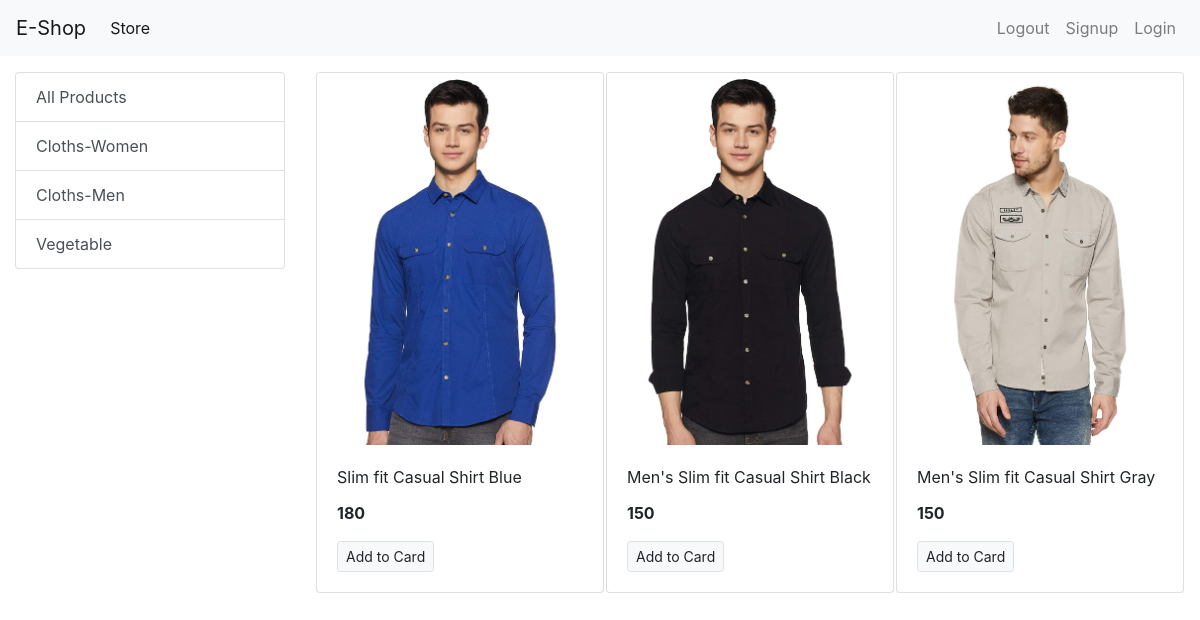
The page /?category=2 on the database as committed earlier.
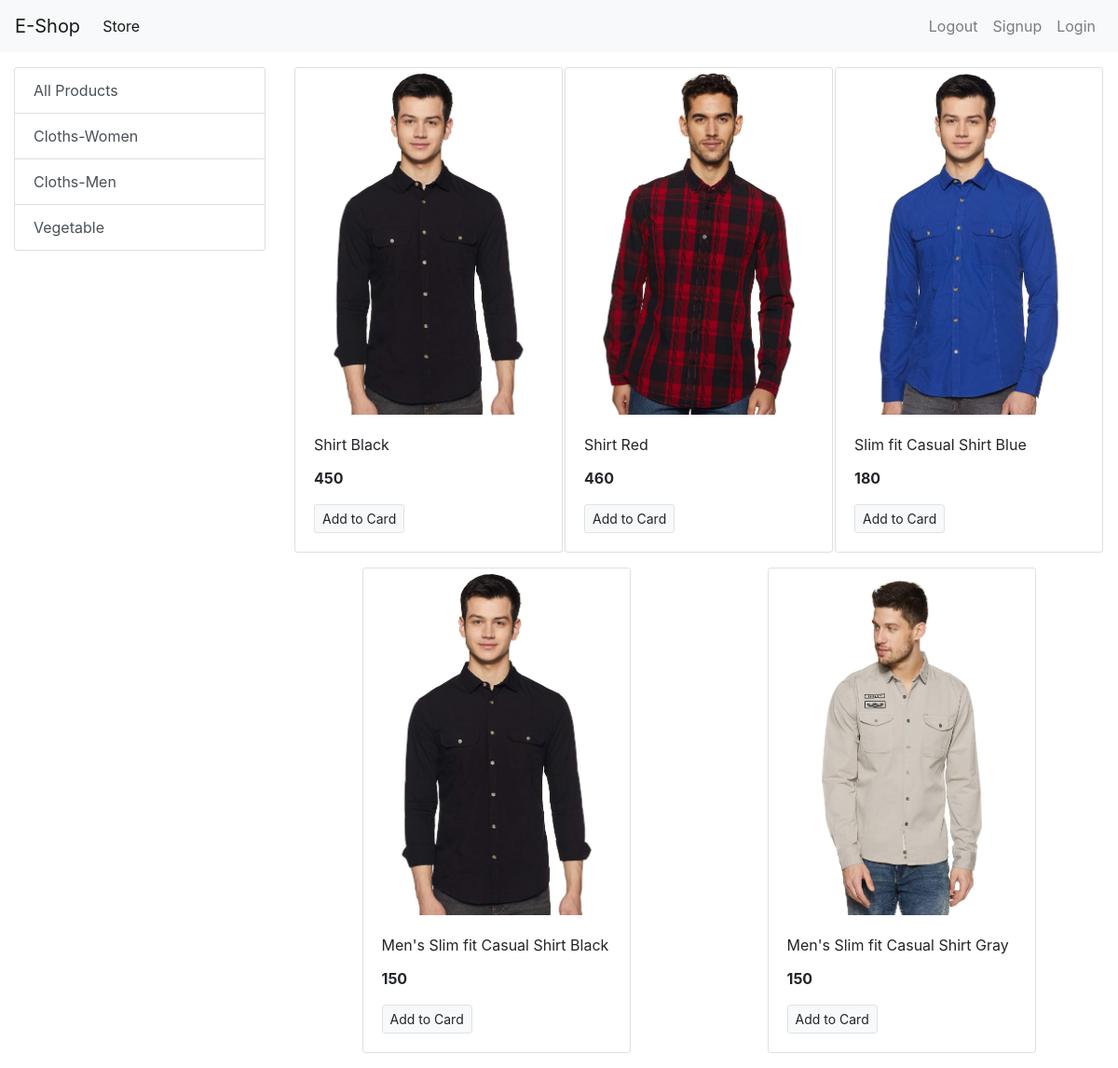
The same page on the database as committed later.
### store/models/category.py (models this page shows, shortened)
class Category(models.Model):
    name = models.CharField(max_length=20)
    @staticmethod
    def get_all_categories():
        return Category.objects.all()

### store/models/product.py (models this page shows, shortened)
class Product(models.Model):
    name = models.CharField(max_length=50)
    price = models.IntegerField(default=50)
    category = models.ForeignKey(Category, on_delete=models.CASCADE, default=1)
    description = models.CharField(max_length=200, default='', null=True, blank=True)
    image = models.ImageField(upload_to='uploads/products/')
    @staticmethod
    def get_all_products_by_categoryid(category_id):
        if category_id:
            return Product.objects.filter(category = category_id)
        else:
            return Product.get_all_products()

### store/views.py (the view)
# urls.py: path('', index),
def index(request):
    products = None
    categories = Category.get_all_categories()
    categoryID = request.GET.get('category')
    if categoryID:
        products = Product.get_all_products_by_categoryid(categoryID)
    else:
        products = Product.get_all_products()
    data = {}
    data['products'] = products
    data['categories'] = categories
    return render(request, 'index.html', data)

### store/templates/index.html
{% extends 'base.html' %}
{% block content %}
<div class="container-fluid mt-3">
<div class="row">
  <div class = "col-lg-3 max-auto">
    <div class="list-group">
      <a href="/" class="list-group-item list-group-item-action  "> All Products</a>
      {% for category in categories %}
      <a href="/?category={{category.id}}" class="list-group-item list-group-item-action  ">{{category.name}}</a>
      {% endfor %}
    </div>
  </div>
  <div id = "products" class="col-lg-9 mx-auto">
    <div class="row mx-auto">
      {% for product in products %}
      <div class="card mx-auto mb-3" style="width: 18rem;">
        <img src="{{product.image.url}}" class="card-img-top" alt="Card image cap">
        <div class="card-body">
          <p class="card-title">{{product.name}}</p>
          <p class="card-text"><b>{{product.price}}</b></p>
          <a href="#" class="btn btn-light border btn-sm">Add to Card</a>
        </div>
      </div>
      {% endfor %}
    </div>
  </div>
</div>
</div>
{% endblock %}

Rows that differ between the two databases and show on the page:
now on this page (row edited): Product: image (picture), name "Shirt Black", price "450"
now on this page (row edited): Product: image (picture), name "Shirt Red", price "460"
